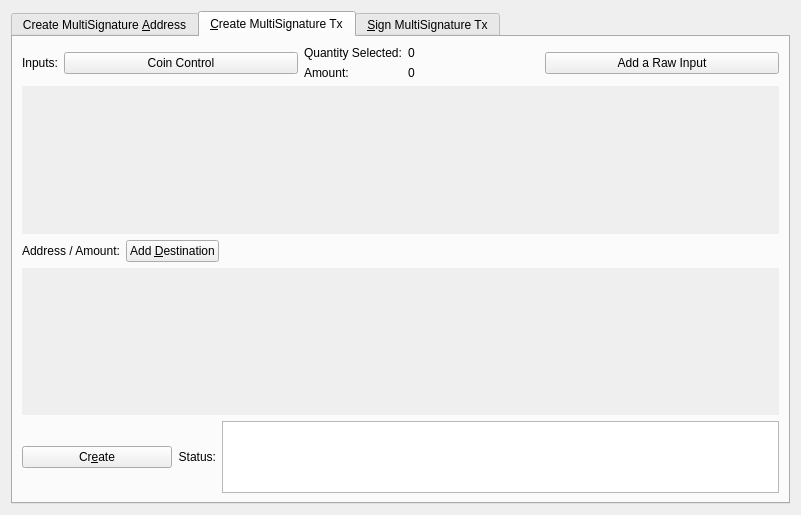
<?xml version="1.0" encoding="UTF-8"?>
<ui version="4.0">
 <class>MultisigDialog</class>
 <widget class="QDialog" name="MultisigDialog">
  <property name="geometry">
   <rect>
    <x>0</x>
    <y>0</y>
    <width>801</width>
    <height>515</height>
   </rect>
  </property>
  <property name="sizePolicy">
   <sizepolicy hsizetype="Fixed" vsizetype="Fixed">
    <horstretch>0</horstretch>
    <verstretch>0</verstretch>
   </sizepolicy>
  </property>
  <property name="windowTitle">
   <string>Multisignature Address Interactions</string>
  </property>
  <layout class="QVBoxLayout" name="verticalLayout_8">
   <item>
    <widget class="QTabWidget" name="multisigTabWidget">
     <property name="layoutDirection">
      <enum>Qt::LeftToRight</enum>
     </property>
     <property name="styleSheet">
      <string notr="true"/>
     </property>
     <property name="currentIndex">
      <number>1</number>
     </property>
     <widget class="QWidget" name="addMultisigTab">
      <property name="sizePolicy">
       <sizepolicy hsizetype="Minimum" vsizetype="Minimum">
        <horstretch>0</horstretch>
        <verstretch>0</verstretch>
       </sizepolicy>
      </property>
      <attribute name="title">
       <string>Create MultiSignature &amp;Address</string>
      </attribute>
      <layout class="QVBoxLayout" name="verticalLayout">
       <item>
        <layout class="QHBoxLayout" name="enterMLayout">
         <item>
          <widget class="QSpinBox" name="enterMSpinbox">
           <property name="sizePolicy">
            <sizepolicy hsizetype="Fixed" vsizetype="Fixed">
             <horstretch>0</horstretch>
             <verstretch>0</verstretch>
            </sizepolicy>
           </property>
           <property name="toolTip">
            <string>How many people must sign to verify a transaction</string>
           </property>
           <property name="minimum">
            <number>1</number>
           </property>
           <property name="maximum">
            <number>15</number>
           </property>
           <property name="value">
            <number>1</number>
           </property>
          </widget>
         </item>
         <item>
          <widget class="QLabel" name="enterMLabel">
           <property name="text">
            <string>Enter the minimum number of signatures required to sign transactions</string>
           </property>
          </widget>
         </item>
        </layout>
       </item>
       <item>
        <layout class="QHBoxLayout" name="addressLabelLayout">
         <item>
          <widget class="QLabel" name="addressLableLabel">
           <property name="text">
            <string>Address Label:</string>
           </property>
          </widget>
         </item>
         <item>
          <widget class="QLineEdit" name="multisigAddressLabel"/>
         </item>
        </layout>
       </item>
       <item>
        <layout class="QHBoxLayout" name="addAddressLayout">
         <item>
          <widget class="QPushButton" name="addAddressButton">
           <property name="toolTip">
            <string>Add another address that could sign to verify a transaction from the multisig address.</string>
           </property>
           <property name="text">
            <string>&amp;Add Address / Key</string>
           </property>
           <property name="autoDefault">
            <bool>false</bool>
           </property>
          </widget>
         </item>
         <item>
          <widget class="QLabel" name="addAddressLabel">
           <property name="sizePolicy">
            <sizepolicy hsizetype="Preferred" vsizetype="Fixed">
             <horstretch>0</horstretch>
             <verstretch>0</verstretch>
            </sizepolicy>
           </property>
           <property name="text">
            <string>Local addresses or public keys that can sign:</string>
           </property>
          </widget>
         </item>
         <item>
          <spacer name="addAddressSpacer_2">
           <property name="orientation">
            <enum>Qt::Horizontal</enum>
           </property>
           <property name="sizeHint" stdset="0">
            <size>
             <width>40</width>
             <height>10</height>
            </size>
           </property>
          </spacer>
         </item>
        </layout>
       </item>
       <item>
        <widget class="QScrollArea" name="addAddressScrollArea">
         <property name="sizePolicy">
          <sizepolicy hsizetype="Preferred" vsizetype="Expanding">
           <horstretch>0</horstretch>
           <verstretch>0</verstretch>
          </sizepolicy>
         </property>
         <property name="styleSheet">
          <string notr="true">border:0;</string>
         </property>
         <property name="widgetResizable">
          <bool>true</bool>
         </property>
         <widget class="QWidget" name="addAddressWidget">
          <property name="geometry">
           <rect>
            <x>0</x>
            <y>0</y>
            <width>761</width>
            <height>184</height>
           </rect>
          </property>
          <layout class="QVBoxLayout" name="verticalLayout_5">
           <item>
            <layout class="QVBoxLayout" name="addressList"/>
           </item>
           <item>
            <spacer name="verticalSpacer">
             <property name="orientation">
              <enum>Qt::Vertical</enum>
             </property>
             <property name="sizeHint" stdset="0">
              <size>
               <width>20</width>
               <height>40</height>
              </size>
             </property>
            </spacer>
           </item>
          </layout>
         </widget>
        </widget>
       </item>
       <item>
        <layout class="QHBoxLayout" name="addMultisigLayout">
         <item>
          <widget class="QPushButton" name="addMultisigButton">
           <property name="sizePolicy">
            <sizepolicy hsizetype="Preferred" vsizetype="Fixed">
             <horstretch>0</horstretch>
             <verstretch>0</verstretch>
            </sizepolicy>
           </property>
           <property name="toolTip">
            <string>Create a new multisig address</string>
           </property>
           <property name="toolTipDuration">
            <number>-3</number>
           </property>
           <property name="text">
            <string>C&amp;reate</string>
           </property>
           <property name="autoDefault">
            <bool>false</bool>
           </property>
          </widget>
         </item>
         <item>
          <widget class="QLabel" name="label">
           <property name="text">
            <string>Status:</string>
           </property>
          </widget>
         </item>
         <item>
          <widget class="QTextEdit" name="addMultisigStatus">
           <property name="sizePolicy">
            <sizepolicy hsizetype="Expanding" vsizetype="Fixed">
             <horstretch>0</horstretch>
             <verstretch>0</verstretch>
            </sizepolicy>
           </property>
           <property name="maximumSize">
            <size>
             <width>16777215</width>
             <height>75</height>
            </size>
           </property>
           <property name="readOnly">
            <bool>true</bool>
           </property>
           <property name="textInteractionFlags">
            <set>Qt::TextSelectableByKeyboard|Qt::TextSelectableByMouse</set>
           </property>
          </widget>
         </item>
        </layout>
       </item>
       <item>
        <widget class="QLabel" name="label_2">
         <property name="sizePolicy">
          <sizepolicy hsizetype="Preferred" vsizetype="Preferred">
           <horstretch>0</horstretch>
           <verstretch>0</verstretch>
          </sizepolicy>
         </property>
         <property name="text">
          <string>Use below to quickly import an address by its redeem. Don't forget to add a label before clicking import!
Keep in mind, the wallet will rescan the blockchain to find transactions containing the new address.
Please be patient after clicking import.</string>
         </property>
         <property name="scaledContents">
          <bool>false</bool>
         </property>
         <property name="wordWrap">
          <bool>true</bool>
         </property>
        </widget>
       </item>
       <item>
        <layout class="QHBoxLayout" name="importLayout">
         <item>
          <widget class="QPushButton" name="importAddressButton">
           <property name="sizePolicy">
            <sizepolicy hsizetype="Fixed" vsizetype="Fixed">
             <horstretch>0</horstretch>
             <verstretch>0</verstretch>
            </sizepolicy>
           </property>
           <property name="text">
            <string>&amp;Import Redeem</string>
           </property>
          </widget>
         </item>
         <item>
          <widget class="QLineEdit" name="importRedeem">
           <property name="sizePolicy">
            <sizepolicy hsizetype="Preferred" vsizetype="Fixed">
             <horstretch>0</horstretch>
             <verstretch>0</verstretch>
            </sizepolicy>
           </property>
          </widget>
         </item>
        </layout>
       </item>
      </layout>
     </widget>
     <widget class="QWidget" name="createTransactionTab">
      <attribute name="title">
       <string>&amp;Create MultiSignature Tx</string>
      </attribute>
      <layout class="QVBoxLayout" name="verticalLayout_3">
       <item>
        <layout class="QHBoxLayout" name="horizontalLayout_2">
         <item>
          <layout class="QVBoxLayout" name="createTxLayout">
           <item>
            <layout class="QHBoxLayout" name="addTxInputLayout">
             <item>
              <widget class="QLabel" name="addTxInputLabel">
               <property name="sizePolicy">
                <sizepolicy hsizetype="Fixed" vsizetype="Preferred">
                 <horstretch>0</horstretch>
                 <verstretch>0</verstretch>
                </sizepolicy>
               </property>
               <property name="text">
                <string>Inputs:</string>
               </property>
              </widget>
             </item>
             <item>
              <widget class="QPushButton" name="pushButtonCoinControl">
               <property name="sizePolicy">
                <sizepolicy hsizetype="Preferred" vsizetype="Fixed">
                 <horstretch>0</horstretch>
                 <verstretch>0</verstretch>
                </sizepolicy>
               </property>
               <property name="text">
                <string>Coin Control</string>
               </property>
              </widget>
             </item>
             <item>
              <layout class="QFormLayout" name="formLayout_2">
               <property name="rightMargin">
                <number>10</number>
               </property>
               <item row="0" column="0">
                <widget class="QLabel" name="labelQuantity">
                 <property name="text">
                  <string>Quantity Selected:</string>
                 </property>
                </widget>
               </item>
               <item row="0" column="1">
                <widget class="QLabel" name="labelQuantity_int">
                 <property name="text">
                  <string>0</string>
                 </property>
                </widget>
               </item>
               <item row="1" column="0">
                <widget class="QLabel" name="labelAmount">
                 <property name="text">
                  <string>Amount:</string>
                 </property>
                </widget>
               </item>
               <item row="1" column="1">
                <widget class="QLabel" name="labelAmount_int">
                 <property name="text">
                  <string>0</string>
                 </property>
                </widget>
               </item>
              </layout>
             </item>
             <item>
              <widget class="QPushButton" name="addInputButton">
               <property name="sizePolicy">
                <sizepolicy hsizetype="Preferred" vsizetype="Fixed">
                 <horstretch>0</horstretch>
                 <verstretch>0</verstretch>
                </sizepolicy>
               </property>
               <property name="toolTip">
                <string>Add an input to fund the outputs</string>
               </property>
               <property name="text">
                <string>Add a Raw Input</string>
               </property>
               <property name="icon">
                <iconset resource="../ulead.qrc">
                 <normaloff>:/css/default</normaloff>:/css/default</iconset>
               </property>
              </widget>
             </item>
            </layout>
           </item>
           <item>
            <widget class="QScrollArea" name="txInputsScrollArea">
             <property name="sizePolicy">
              <sizepolicy hsizetype="Preferred" vsizetype="Expanding">
               <horstretch>0</horstretch>
               <verstretch>0</verstretch>
              </sizepolicy>
             </property>
             <property name="styleSheet">
              <string notr="true">border:0;</string>
             </property>
             <property name="lineWidth">
              <number>0</number>
             </property>
             <property name="widgetResizable">
              <bool>true</bool>
             </property>
             <widget class="QWidget" name="txInputsWidget">
              <property name="geometry">
               <rect>
                <x>0</x>
                <y>0</y>
                <width>749</width>
                <height>141</height>
               </rect>
              </property>
              <layout class="QVBoxLayout" name="verticalLayout_7">
               <item>
                <layout class="QVBoxLayout" name="inputsList"/>
               </item>
               <item>
                <spacer name="txInputsSpacer">
                 <property name="orientation">
                  <enum>Qt::Vertical</enum>
                 </property>
                 <property name="sizeHint" stdset="0">
                  <size>
                   <width>20</width>
                   <height>80</height>
                  </size>
                 </property>
                </spacer>
               </item>
              </layout>
             </widget>
            </widget>
           </item>
           <item>
            <layout class="QHBoxLayout" name="addDestinationLayout">
             <item>
              <widget class="QLabel" name="addDestinationLabel">
               <property name="text">
                <string>Address / Amount:</string>
               </property>
              </widget>
             </item>
             <item>
              <widget class="QPushButton" name="addDestinationButton">
               <property name="sizePolicy">
                <sizepolicy hsizetype="Fixed" vsizetype="Fixed">
                 <horstretch>0</horstretch>
                 <verstretch>0</verstretch>
                </sizepolicy>
               </property>
               <property name="toolTip">
                <string>Add destinations to send ULEAD to</string>
               </property>
               <property name="text">
                <string>Add &amp;Destination</string>
               </property>
              </widget>
             </item>
             <item>
              <spacer name="addDestinationHorizontalSpacer">
               <property name="orientation">
                <enum>Qt::Horizontal</enum>
               </property>
               <property name="sizeHint" stdset="0">
                <size>
                 <width>40</width>
                 <height>20</height>
                </size>
               </property>
              </spacer>
             </item>
            </layout>
           </item>
           <item>
            <widget class="QScrollArea" name="destionationsScrollArea">
             <property name="sizePolicy">
              <sizepolicy hsizetype="Expanding" vsizetype="Expanding">
               <horstretch>0</horstretch>
               <verstretch>0</verstretch>
              </sizepolicy>
             </property>
             <property name="styleSheet">
              <string notr="true">border:0;</string>
             </property>
             <property name="widgetResizable">
              <bool>true</bool>
             </property>
             <widget class="QWidget" name="destinationsScrollAreaContents">
              <property name="geometry">
               <rect>
                <x>0</x>
                <y>0</y>
                <width>749</width>
                <height>140</height>
               </rect>
              </property>
              <layout class="QVBoxLayout" name="verticalLayout_11">
               <item>
                <layout class="QVBoxLayout" name="destinationsList"/>
               </item>
               <item>
                <spacer name="destinationsSpacer">
                 <property name="orientation">
                  <enum>Qt::Vertical</enum>
                 </property>
                 <property name="sizeHint" stdset="0">
                  <size>
                   <width>20</width>
                   <height>20</height>
                  </size>
                 </property>
                </spacer>
               </item>
              </layout>
             </widget>
            </widget>
           </item>
           <item>
            <layout class="QHBoxLayout" name="horizontalLayout_4">
             <item>
              <widget class="QPushButton" name="createButton">
               <property name="sizePolicy">
                <sizepolicy hsizetype="Fixed" vsizetype="Fixed">
                 <horstretch>0</horstretch>
                 <verstretch>0</verstretch>
                </sizepolicy>
               </property>
               <property name="minimumSize">
                <size>
                 <width>150</width>
                 <height>0</height>
                </size>
               </property>
               <property name="toolTip">
                <string>Create a transaction object using the given inputs to the given outputs</string>
               </property>
               <property name="text">
                <string>Cr&amp;eate</string>
               </property>
               <property name="autoDefault">
                <bool>false</bool>
               </property>
               <property name="default">
                <bool>true</bool>
               </property>
              </widget>
             </item>
             <item>
              <widget class="QLabel" name="createButtonLabel">
               <property name="sizePolicy">
                <sizepolicy hsizetype="Fixed" vsizetype="Preferred">
                 <horstretch>0</horstretch>
                 <verstretch>0</verstretch>
                </sizepolicy>
               </property>
               <property name="text">
                <string>Status:</string>
               </property>
               <property name="alignment">
                <set>Qt::AlignRight|Qt::AlignTrailing|Qt::AlignVCenter</set>
               </property>
              </widget>
             </item>
             <item>
              <widget class="QTextEdit" name="createButtonStatus">
               <property name="sizePolicy">
                <sizepolicy hsizetype="Expanding" vsizetype="Minimum">
                 <horstretch>0</horstretch>
                 <verstretch>0</verstretch>
                </sizepolicy>
               </property>
               <property name="maximumSize">
                <size>
                 <width>16777215</width>
                 <height>16777215</height>
                </size>
               </property>
               <property name="sizeAdjustPolicy">
                <enum>QAbstractScrollArea::AdjustToContents</enum>
               </property>
               <property name="readOnly">
                <bool>true</bool>
               </property>
              </widget>
             </item>
            </layout>
           </item>
          </layout>
         </item>
         <item>
          <layout class="QHBoxLayout" name="horizontalLayout_3"/>
         </item>
        </layout>
       </item>
      </layout>
     </widget>
     <widget class="QWidget" name="signMultisigTransaction">
      <property name="styleSheet">
       <string notr="true">txScrollArea:{
	border: 1px solid #5b4c7c;
}
keyScrollArea:{
	border: 1px solid #5b4c7c;
}
txScrollArea:{
	border: 1px solid #5b4c7c;
}</string>
      </property>
      <attribute name="title">
       <string>&amp;Sign MultiSignature Tx</string>
      </attribute>
      <layout class="QVBoxLayout" name="verticalLayout_4">
       <item>
        <layout class="QHBoxLayout" name="transactionHexLayout">
         <item>
          <widget class="QLabel" name="transactionHexLabel">
           <property name="text">
            <string>Transaction Hex:</string>
           </property>
          </widget>
         </item>
         <item>
          <widget class="QLineEdit" name="transactionHex">
           <property name="toolTip">
            <string/>
           </property>
          </widget>
         </item>
        </layout>
       </item>
       <item>
        <layout class="QHBoxLayout" name="horizontalLayout">
         <item>
          <layout class="QVBoxLayout" name="verticalLayout_2">
           <item>
            <layout class="QHBoxLayout" name="horizontalLayout_7">
             <item>
              <widget class="QPushButton" name="signButton">
               <property name="sizePolicy">
                <sizepolicy hsizetype="Preferred" vsizetype="Fixed">
                 <horstretch>0</horstretch>
                 <verstretch>0</verstretch>
                </sizepolicy>
               </property>
               <property name="minimumSize">
                <size>
                 <width>150</width>
                 <height>0</height>
                </size>
               </property>
               <property name="toolTip">
                <string>Sign the transaction from this wallet or from provided private keys</string>
               </property>
               <property name="text">
                <string>S&amp;ign</string>
               </property>
               <property name="autoDefault">
                <bool>false</bool>
               </property>
               <property name="default">
                <bool>true</bool>
               </property>
              </widget>
             </item>
             <item>
              <widget class="QPushButton" name="commitButton">
               <property name="enabled">
                <bool>false</bool>
               </property>
               <property name="sizePolicy">
                <sizepolicy hsizetype="Preferred" vsizetype="Fixed">
                 <horstretch>0</horstretch>
                 <verstretch>0</verstretch>
                </sizepolicy>
               </property>
               <property name="toolTip">
                <string>&lt;html&gt;&lt;head/&gt;&lt;body&gt;&lt;p&gt;DISABLED until transaction has been signed enough times.&lt;/p&gt;&lt;/body&gt;&lt;/html&gt;</string>
               </property>
               <property name="autoFillBackground">
                <bool>false</bool>
               </property>
               <property name="text">
                <string>Co&amp;mmit</string>
               </property>
               <property name="autoDefault">
                <bool>true</bool>
               </property>
              </widget>
             </item>
             <item>
              <layout class="QHBoxLayout" name="addPrivKeyLayout">
               <item>
                <widget class="QPushButton" name="addPrivKeyButton">
                 <property name="sizePolicy">
                  <sizepolicy hsizetype="Fixed" vsizetype="Fixed">
                   <horstretch>0</horstretch>
                   <verstretch>0</verstretch>
                  </sizepolicy>
                 </property>
                 <property name="toolTip">
                  <string>Add private keys to sign the transaction with</string>
                 </property>
                 <property name="text">
                  <string>Add Private &amp;Key</string>
                 </property>
                </widget>
               </item>
               <item>
                <widget class="QLabel" name="addPrivKeyLabel">
                 <property name="text">
                  <string>Sign with only private keys (Not Recommened)</string>
                 </property>
                </widget>
               </item>
              </layout>
             </item>
            </layout>
           </item>
           <item>
            <layout class="QHBoxLayout" name="horizontalLayout_5">
             <item>
              <widget class="QLabel" name="signButtonStatusLabel">
               <property name="text">
                <string>Status:</string>
               </property>
              </widget>
             </item>
             <item>
              <widget class="QTextEdit" name="signButtonStatus">
               <property name="sizePolicy">
                <sizepolicy hsizetype="Expanding" vsizetype="Preferred">
                 <horstretch>0</horstretch>
                 <verstretch>0</verstretch>
                </sizepolicy>
               </property>
               <property name="maximumSize">
                <size>
                 <width>16777215</width>
                 <height>16777215</height>
                </size>
               </property>
               <property name="verticalScrollBarPolicy">
                <enum>Qt::ScrollBarAsNeeded</enum>
               </property>
               <property name="readOnly">
                <bool>true</bool>
               </property>
               <property name="textInteractionFlags">
                <set>Qt::TextSelectableByKeyboard|Qt::TextSelectableByMouse</set>
               </property>
              </widget>
             </item>
            </layout>
           </item>
           <item>
            <widget class="QScrollArea" name="keyScrollArea">
             <property name="sizePolicy">
              <sizepolicy hsizetype="Expanding" vsizetype="Expanding">
               <horstretch>0</horstretch>
               <verstretch>0</verstretch>
              </sizepolicy>
             </property>
             <property name="sizeAdjustPolicy">
              <enum>QAbstractScrollArea::AdjustToContents</enum>
             </property>
             <property name="widgetResizable">
              <bool>true</bool>
             </property>
             <widget class="QWidget" name="keyScrollAreaContents">
              <property name="geometry">
               <rect>
                <x>0</x>
                <y>0</y>
                <width>755</width>
                <height>68</height>
               </rect>
              </property>
              <layout class="QVBoxLayout" name="verticalLayout_9">
               <item>
                <layout class="QVBoxLayout" name="keyList"/>
               </item>
               <item>
                <spacer name="keySpacer">
                 <property name="orientation">
                  <enum>Qt::Vertical</enum>
                 </property>
                 <property name="sizeHint" stdset="0">
                  <size>
                   <width>20</width>
                   <height>40</height>
                  </size>
                 </property>
                </spacer>
               </item>
              </layout>
             </widget>
            </widget>
           </item>
          </layout>
         </item>
        </layout>
       </item>
       <item>
        <spacer name="verticalSpacer_2">
         <property name="orientation">
          <enum>Qt::Vertical</enum>
         </property>
         <property name="sizeHint" stdset="0">
          <size>
           <width>20</width>
           <height>40</height>
          </size>
         </property>
        </spacer>
       </item>
      </layout>
     </widget>
    </widget>
   </item>
  </layout>
 </widget>
 <resources>
  <include location="../ulead.qrc"/>
 </resources>
 <connections/>
</ui>
